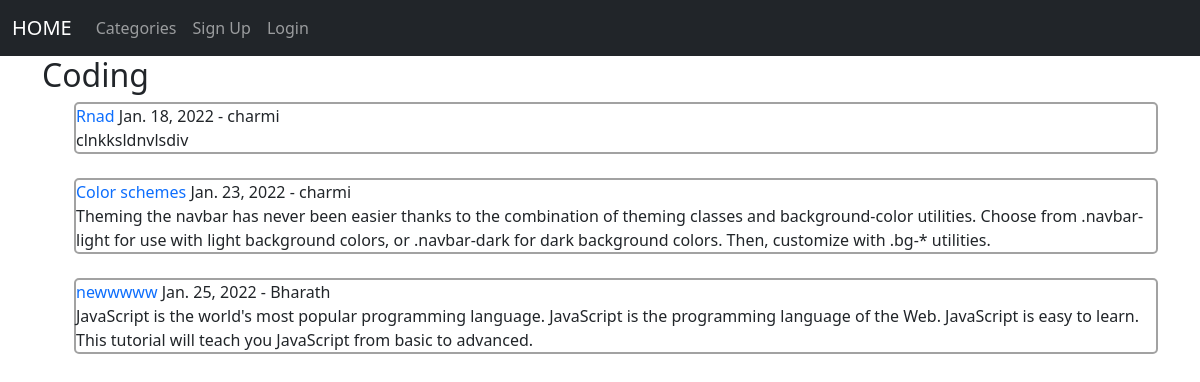
The page /catdetail/Coding on the database its author committed.
### app1/models.py (models this page shows, shortened)
class Post(models.Model):
    author = models.ForeignKey(User,on_delete=models.CASCADE,related_name='blogs')
    title = models.CharField(max_length=200)
    body = models.TextField()
    date = models.DateField(auto_now_add=True)
    category = models.CharField(max_length=255,default='Personal')

### app1/views.py (the view)
# urls.py: path('catdetail/<str:var>',Catdetail,name='catdetail_view'),
def Catdetail(request,var):
    posts = Post.objects.filter(category=var)
    return render(request,'app1/catdetail.html',{'var':var,'posts':posts})

### app1/templates/app1/catdetail.html (shortened to what this page needs)
{% extends 'app1/base.html' %}
{% block content %}
<h2>{{var}}</h2>
<ul style="list-style-type: none;">
    {% for pos in posts %}
      <li style="border: 2px solid rgba(0, 0, 0, 0.363);border-radius:5px;"><a style="text-decoration: none;" href="{% url 'detail_view' pos.pk %}">{{pos.title}}  </a> {{pos.date}} - {{pos.author}}
         <br>
      {{pos.body}}</li><br>
    {% endfor %}
    </ul>
{% endblock %}

### rows shown on the page
Post: title "Rnad", date "Jan. 18, 2022", author "charmi", body "clnkksldnvlsdiv"
Post: title "Color schemes", date "Jan. 23, 2022", author "charmi", body "Theming the navbar has never been easier thanks to the combination of theming classes and background-color utilities. Choose from .navbar-light for use with light background colors, or .navbar-dark for dark background colors. Then, customize with .bg-* utilities."
Post: title "newwwww", date "Jan. 25, 2022", author "Bharath", body "JavaScript is the world's most popular programming language. JavaScript is the programming language of the Web. JavaScript is easy to learn. This tutorial will teach you JavaScript from basic to advanced."

### other values the page prints
{{ var }} "Coding"
